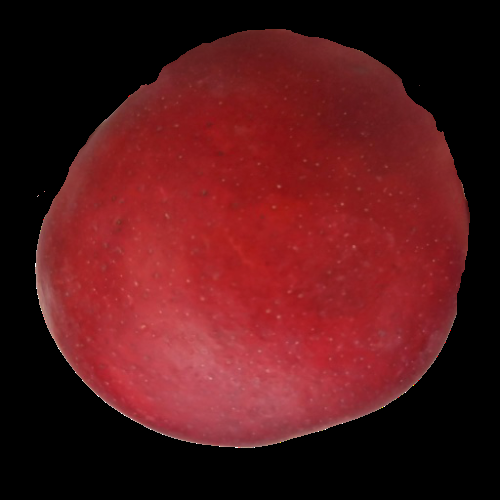
#> input picture Dataset setelah diproses/img_clearbackground/apple_1.png, 500 x 500 px, given in place of apple_1.jpg, which was not available
$ python metode_lbp_knn.py
#> lines starting #> are read from the running program, lines starting #| are printed output that depends on the picture; pictures that were not available may be replaced by others from this repository, and a replacement may not be noted
# -*- coding: utf-8 -*-
"""
Created on Sat May 23 15:42:35 2020

@author: Deo Haganta Depari
"""

import numpy as np
import cv2 as cv
from skimage.feature import local_binary_pattern
import matplotlib.pyplot as plt
from sklearn.neighbors import KNeighborsClassifier


#Settings for LBP
radius=3
n_points=8*radius
METHOD='uniform'
plt.rcParams['font.size']=9

#membaca gambar dan lakukan konversi ke grayscale, lakukan feature extraction dengan LBP
data1_lbp = local_binary_pattern(cv.imread('Dataset setelah diproses/images_512x512/apple_1.jpg', cv.IMREAD_GRAYSCALE), n_points, radius, METHOD)
#> data1_lbp: shape (500, 500) float64; min 0, max 25, mean 20.2
data2_lbp = local_binary_pattern(cv.imread('Dataset setelah diproses/images_512x512/apple_2.jpg', cv.IMREAD_GRAYSCALE), n_points, radius, METHOD)
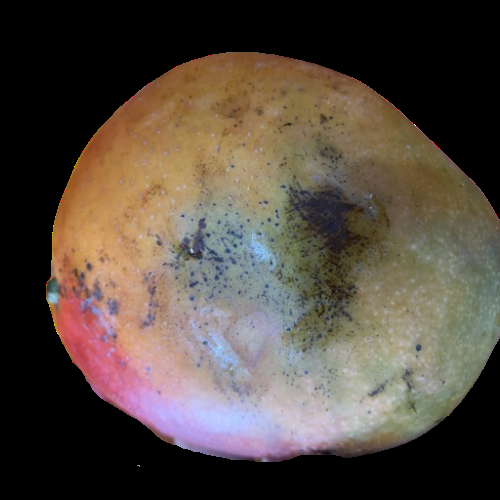
#> input picture Dataset setelah diproses/img_clearbackground/apple_2.png, 500 x 500 px, given in place of apple_2.jpg, which was not available
#> data2_lbp: shape (500, 500) float64; min 0, max 25, mean 19.8
data3_lbp = local_binary_pattern(cv.imread('Dataset setelah diproses/images_512x512/apple_3.jpg', cv.IMREAD_GRAYSCALE), n_points, radius, METHOD)
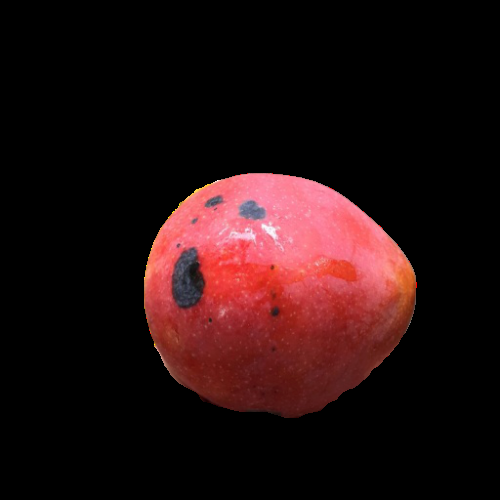
#> input picture Dataset setelah diproses/img_clearbackground/apple_3.png, 500 x 500 px, given in place of apple_3.jpg, which was not available
#> data3_lbp: shape (500, 500) float64; min 0, max 25, mean 22.7
data4_lbp = local_binary_pattern(cv.imread('Dataset setelah diproses/images_512x512/apple_4.jpg', cv.IMREAD_GRAYSCALE), n_points, radius, METHOD)
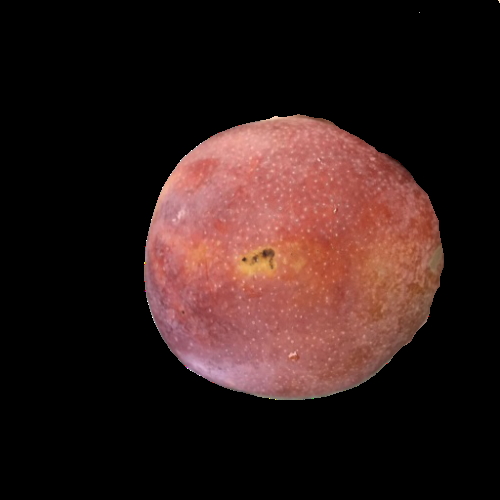
#> input picture Dataset setelah diproses/img_clearbackground/apple_4.png, 500 x 500 px, given in place of apple_4.jpg, which was not available
#> data4_lbp: shape (500, 500) float64; min 0, max 25, mean 22.2
data5_lbp = local_binary_pattern(cv.imread('Dataset setelah diproses/images_512x512/apple_5.jpg', cv.IMREAD_GRAYSCALE), n_points, radius, METHOD)
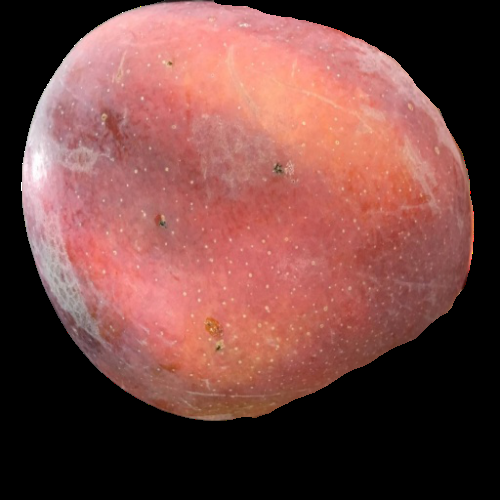
#> input picture Dataset setelah diproses/img_clearbackground/apple_5.png, 500 x 500 px, given in place of apple_5.jpg, which was not available
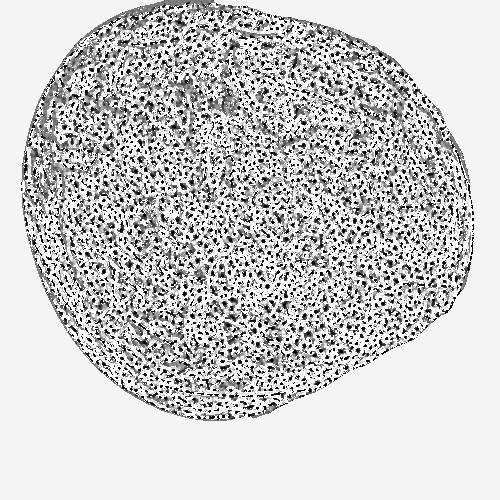
#> data5_lbp: shape (500, 500) float64; min 0, max 25, mean 20; drawn with min black and max white
data6_lbp = local_binary_pattern(cv.imread('Dataset setelah diproses/images_512x512/apple_6.jpg', cv.IMREAD_GRAYSCALE), n_points, radius, METHOD)
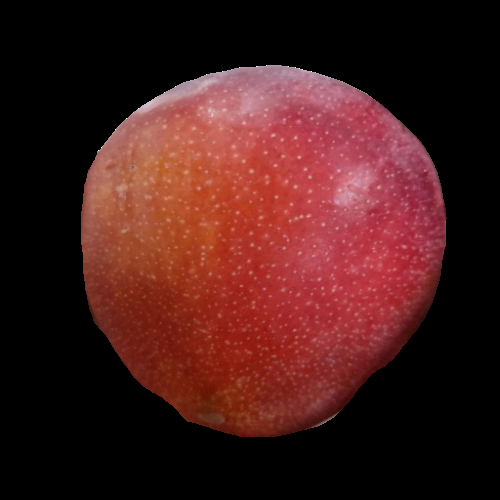
#> input picture Dataset setelah diproses/img_clearbackground/apple_6.png, 500 x 500 px, given in place of apple_6.jpg, which was not available
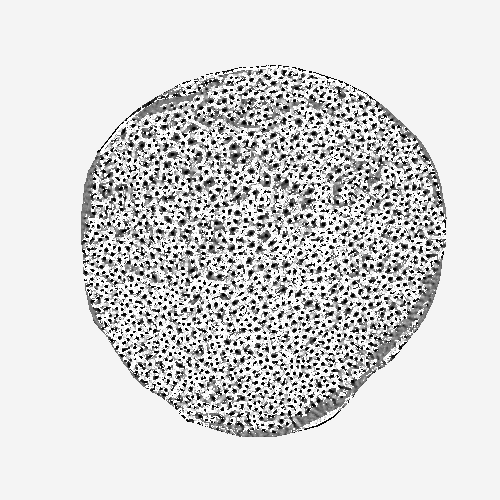
#> data6_lbp: shape (500, 500) float64; min 0, max 25, mean 21; drawn with min black and max white
#> (the run stopped early here; a loop or call above may not have finished)
